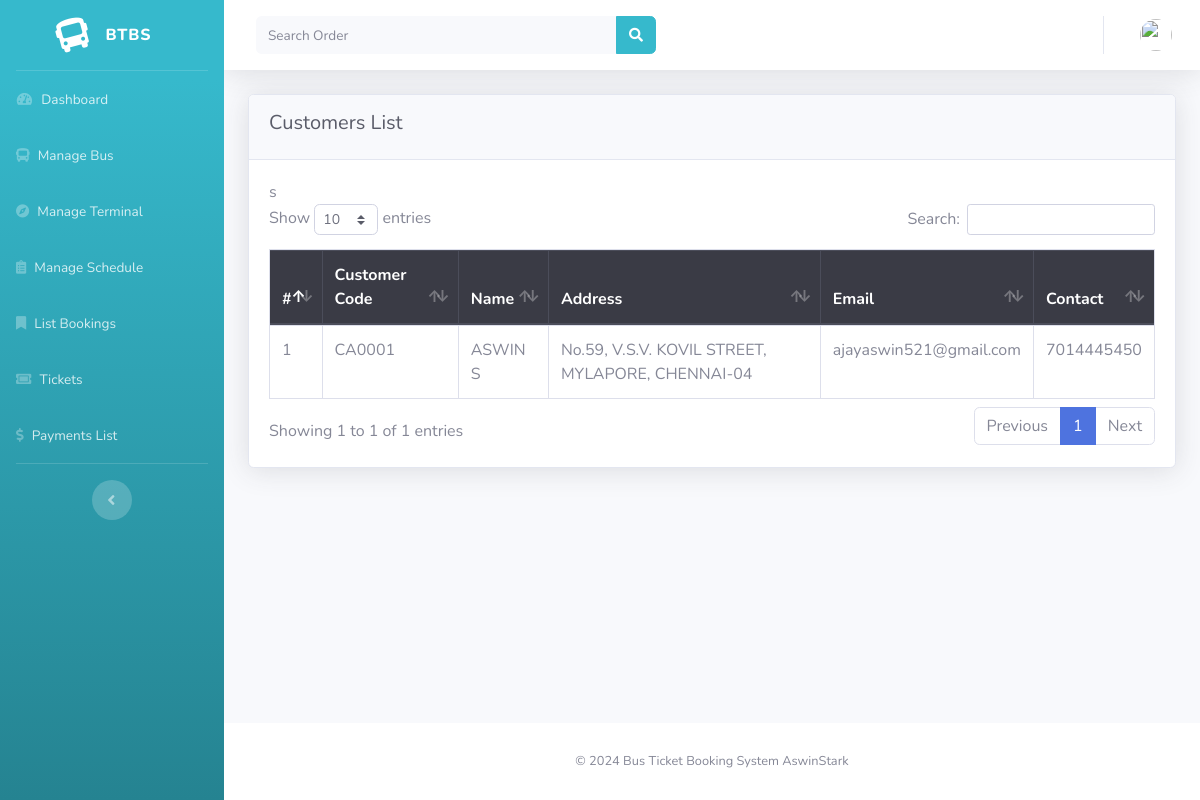
The page /index.php/backend/pelanggan on the database its author committed.
### tables this page shows
CREATE TABLE `tbl_pelanggan` (
  `kd_pelanggan` varchar(50) NOT NULL,
  `username_pelanggan` varchar(50) NOT NULL,
  `password_pelanggan` varchar(200) NOT NULL,
  `no_ktp_pelanggan` varchar(50) NOT NULL,
  `nama_pelanggan` varchar(100) NOT NULL,
  `alamat_pelanggan` varchar(200) NOT NULL,
  `email_pelanggan` varchar(100) NOT NULL,
  `telpon_pelanggan` varchar(20) NOT NULL,
  `img_pelanggan` varchar(200) NOT NULL,
  `status_pelanggan` int(1) DEFAULT NULL,
  `date_create_pelanggan` varchar(50) DEFAULT NULL
);

### application/controllers/backend/Pelanggan.php (called while the page is built, shortened)
<?php
class Pelanggan extends CI_Controller {
	function __construct(){
		$this->load->helper('tglindo_helper');
		$this->load->model('getkod_model');
	}
	public function index(){
		$data['title'] = "Customers List";
		$data['pelanggan'] = $this->db->query("SELECT * FROM tbl_pelanggan")->result_array();
		$this->load->view('backend/pelanggan', $data);
	}
}

### index.php (called while the page is built, shortened)
<?php
require_once BASEPATH.'core/CodeIgniter.php';

### application/views/backend/pelanggan.php (the view, shortened to what this page needs)
<!DOCTYPE html>
<html lang="en">
  <head>
  </head>
  <body id="page-top">
    <div class="container-fluid">
      <div class="card shadow mb-4">
        <div class="card-header py-3">
        <h1 class="h5 text-gray-800">Customers List</h1>
        </div>
        <div class="card-body">
          <div class="table-responsive">
            <table class="table table-bordered table-hover" id="dataTable" width="100%" cellspacing="0">
            <thead class="thead-dark">
                <tr>
                  <th>#</th>
                  <th>Customer Code</th>s
                  <th>Name</th>
                  <th>Address </th>
                  <th>Email</th>
                  <th>Contact</th>
                </tr>
              </thead>
              <tbody>
                <?php $i=1;foreach ($pelanggan as $row) { ?>
                  <tr>
                    <td><?= $i++; ?></td>
                    <td><?= $row['kd_pelanggan']; ?></td>
                    <td><?= $row['nama_pelanggan']; ?></td>
                    <td><?= $row['alamat_pelanggan']; ?></td>
                    <td><?= $row['email_pelanggan']; ?></td>
                    <td><?= $row['telpon_pelanggan']; ?></td>
                  </tr>
                <?php } ?>
            </tbody>
          </table>
        </div>
      </div>
    </div>
  </div>
</div>
</body>
</html>

### rows shown on the page
tbl_pelanggan: kd_pelanggan "CA0001", nama_pelanggan "ASWIN S", alamat_pelanggan "No.59, V.S.V. KOVIL STREET, MYLAPORE, CHENNAI-04", email_pelanggan "ajayaswin521@gmail.com", telpon_pelanggan "7014445450"
